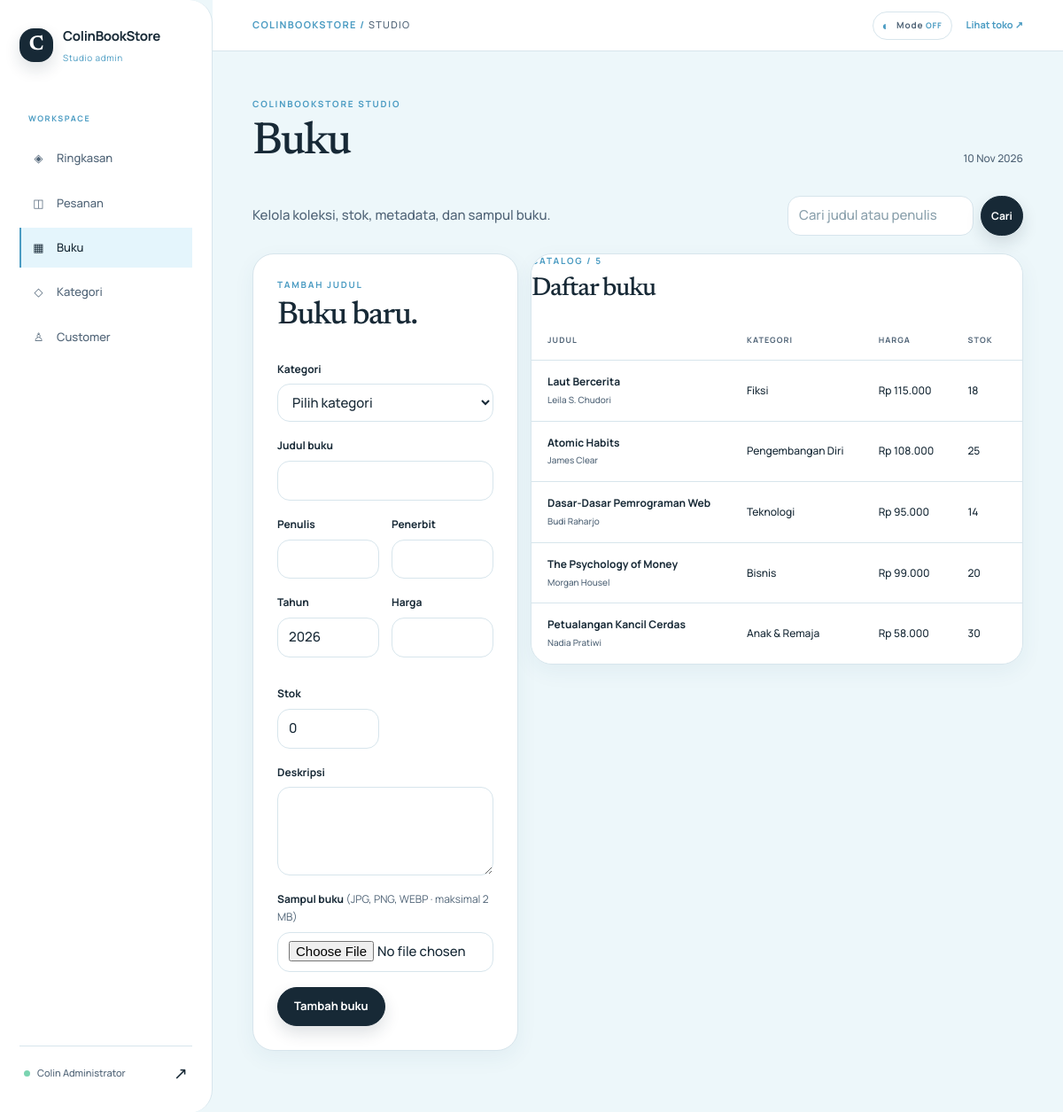
/admin/buku.php (signed in), run on the app's committed database.
### tables this page shows
CREATE TABLE buku (
  id_buku INT UNSIGNED AUTO_INCREMENT PRIMARY KEY,
  id_kategori INT UNSIGNED NOT NULL,
  judul_buku VARCHAR(200) NOT NULL,
  penulis VARCHAR(150) NOT NULL,
  penerbit VARCHAR(150) NOT NULL,
  tahun_terbit YEAR NOT NULL,
  harga DECIMAL(12,2) UNSIGNED NOT NULL,
  stok INT UNSIGNED NOT NULL DEFAULT 0,
  deskripsi TEXT NOT NULL,
  gambar VARCHAR(255) DEFAULT NULL,
  created_at TIMESTAMP NOT NULL DEFAULT CURRENT_TIMESTAMP,
  INDEX idx_book_category (id_kategori),
  INDEX idx_book_title (judul_buku),
  CONSTRAINT fk_book_category FOREIGN KEY (id_kategori) REFERENCES kategori(id_kategori)
    ON UPDATE CASCADE ON DELETE RESTRICT
);

CREATE TABLE kategori (
  id_kategori INT UNSIGNED AUTO_INCREMENT PRIMARY KEY,
  nama_kategori VARCHAR(100) NOT NULL UNIQUE
);

### includes/functions.php (called while the page is built, shortened)
<?php
function e(mixed $value): string
{
    return htmlspecialchars((string) $value, ENT_QUOTES, 'UTF-8');
}
function url(string $path = ''): string
{
    return BASE_URL . '/' . ltrim($path, '/');
}
function rupiah(float|int|string $amount): string
{
    return 'Rp ' . number_format((float) $amount, 0, ',', '.');
}

### admin/buku.php (the view, shortened to what this page needs)
<?php
require_once __DIR__ . '/../includes/functions.php';
$edit = null;
$query = trim((string) ($_GET['q'] ?? ''));
$statement = $pdo->prepare('SELECT b.*, k.nama_kategori FROM buku b JOIN kategori k ON k.id_kategori = b.id_kategori WHERE b.judul_buku LIKE ? OR b.penulis LIKE ? ORDER BY b.created_at DESC');
$statement->execute(['%' . $query . '%', '%' . $query . '%']);
$books = $statement->fetchAll();
$page_title = 'Buku';
$admin_page = 'books';
require __DIR__ . '/../includes/admin_header.php';
?>
<div class="admin-toolbar">
<p class="helper">Kelola koleksi, stok, metadata, dan sampul buku.</p>
<form method="get">
<input id="book-search" name="q" value="<?= e($query) ?>" placeholder="Cari judul atau penulis">
<button class="button button-dark button-small" type="submit">Cari</button>
</form>
</div>
<div class="admin-management-grid">
<section class="admin-card">
<span class="eyebrow">
<?= $edit ? 'EDIT JUDUL' : 'TAMBAH JUDUL' ?>
</span>
<h2>
<?= $edit ? 'Ubah buku.' : 'Buku baru.' ?>
</h2>
<form method="post" enctype="multipart/form-data" class="stack-form">
<div class="form-group">
<label for="id_kategori">Kategori</label>
<select id="id_kategori" name="id_kategori" required>
<option value="">Pilih kategori</option>
</select>
</div>
<div class="form-group">
<label for="judul_buku">Judul buku</label>
<input id="judul_buku" name="judul_buku" required value="<?= e($edit['judul_buku'] ?? '') ?>">
</div>
<div class="form-row">
<div class="form-group">
<label for="penulis">Penulis</label>
<input id="penulis" name="penulis" required value="<?= e($edit['penulis'] ?? '') ?>">
</div>
<div class="form-group">
<label for="penerbit">Penerbit</label>
<input id="penerbit" name="penerbit" required value="<?= e($edit['penerbit'] ?? '') ?>">
</div>
</div>
<div class="form-row">
<div class="form-group">
<label for="tahun_terbit">Tahun</label>
<input id="tahun_terbit" type="number" name="tahun_terbit" min="1000" max="<?= date('Y') + 1 ?>" required value="<?= e($edit['tahun_terbit'] ?? date('Y')) ?>">
</div>
<div class="form-group">
<label for="harga">Harga</label>
<input id="harga" type="number" name="harga" min="0" step="1000" required value="<?= e($edit['harga'] ?? '') ?>">
</div>
<div class="form-group">
<label for="stok">Stok</label>
<input id="stok" type="number" name="stok" min="0" required value="<?= e($edit['stok'] ?? 0) ?>">
</div>
</div>
<div class="form-group">
<label for="deskripsi">Deskripsi</label>
<textarea id="deskripsi" name="deskripsi" required>
<?= e($edit['deskripsi'] ?? '') ?>
</textarea>
</div>
<div class="form-group">
<label for="gambar">Sampul buku <span>(JPG, PNG, WEBP · maksimal 2 MB)</span>
</label>
<input id="gambar" type="file" name="gambar" accept="image/jpeg,image/png,image/webp">
</div>
<button class="button button-dark" type="submit">
<?= $edit ? 'Simpan perubahan' : 'Tambah buku' ?>
</button>
</form>
</section>
<section class="admin-card admin-table-wrap">
<div class="admin-card-head">
<div>
<span class="eyebrow">CATALOG / <?= count($books) ?>
</span>
<h2>Daftar buku</h2>
</div>
</div>
<table class="data-table">
<thead>
<tr>
<th>Judul</th>
<th>Kategori</th>
<th>Harga</th>
<th>Stok</th>
<th>Aksi</th>
</tr>
</thead>
<tbody>
<?php foreach ($books as $book): ?>
<tr>
<td>
<strong>
<?= e($book['judul_buku']) ?>
</strong>
<br>
<small>
<?= e($book['penulis']) ?>
</small>
</td>
<td>
<?= e($book['nama_kategori']) ?>
</td>
<td>
<?= rupiah($book['harga']) ?>
</td>
<td>
<?= (int) $book['stok'] ?>
</td>
<td>
</td>
</tr>
<?php endforeach; ?>
</tbody>
</table>
</section>
</div>
<?php require __DIR__ . '/../includes/admin_footer.php'; ?>

### includes/admin_header.php (shortened to what this page needs)
<?php
require_once __DIR__ . '/functions.php';
$page_title = $page_title ?? 'Admin';
$admin_page = $admin_page ?? '';
?>
<!doctype html>
<html lang="id">
<head>
  <link rel="stylesheet" href="<?= url('assets/css/style.css?v=20261109-theme-3') ?>">
</head>
<body class="admin-body">
  <div class="admin-shell">
    <aside class="admin-rail">
      <a class="brand brand-admin" href="<?= url('admin/dashboard.php') ?>">
        <span class="brand-monogram">C</span>
        <span>
<b>ColinBookStore</b>
<small>Studio admin</small>
</span>
      </a>
      <p class="admin-kicker">WORKSPACE</p>
      <nav class="admin-nav" aria-label="Navigasi admin">
        <a class="<?= $admin_page === 'dashboard' ? 'is-active' : '' ?>" href="<?= url('admin/dashboard.php') ?>">
<span>◈</span>Ringkasan</a>
        <a class="<?= $admin_page === 'orders' ? 'is-active' : '' ?>" href="<?= url('admin/order.php') ?>">
<span>◫</span>Pesanan</a>
        <a class="<?= $admin_page === 'books' ? 'is-active' : '' ?>" href="<?= url('admin/buku.php') ?>">
<span>▦</span>Buku</a>
        <a class="<?= $admin_page === 'categories' ? 'is-active' : '' ?>" href="<?= url('admin/kategori.php') ?>">
<span>◇</span>Kategori</a>
        <a class="<?= $admin_page === 'users' ? 'is-active' : '' ?>" href="<?= url('admin/user.php') ?>">
<span>♙</span>Customer</a>
      </nav>
      <div class="admin-rail-foot">
        <span class="admin-user-dot" aria-hidden="true">
</span>
        <span>
<?= e($_SESSION['admin_nama'] ?? 'Administrator') ?>
</span>
        <a href="<?= url('admin/logout.php') ?>" aria-label="Keluar dari panel admin">↗</a>
      </div>
    </aside>
    <main class="admin-main">
      <header class="admin-topbar">
        <div>
<span class="admin-mobile-brand">COLINBOOKSTORE / </span>STUDIO</div>
        <div class="admin-topbar-actions">
          <button class="admin-theme-toggle" type="button" data-dark-mode-toggle aria-pressed="false" aria-label="Aktifkan atau matikan mode gelap admin">
            <span aria-hidden="true">◐</span>
            <span class="admin-theme-copy">Mode <b data-dark-mode-label>OFF</b></span>
          </button>
          <a href="<?= url('index.php') ?>" target="_blank" rel="noopener">Lihat toko ↗</a>
        </div>
      </header>
      <div class="admin-content">
        <div class="admin-heading">
          <div>
<span class="eyebrow">ColinBookStore Studio</span>
<h1>
<?= e($page_title) ?>
</h1>
</div>
          <span class="admin-date">
<?= date('d M Y') ?>
</span>
        </div>

### includes/admin_footer.php (shortened to what this page needs)
      </div>
    </main>
  </div>
</body>
</html>

### data on the page
buku: judul_buku "Laut Bercerita", penulis "Leila S. Chudori", id_kategori.nama_kategori "Fiksi", harga "Rp 115.000", stok "18"
buku: judul_buku "Atomic Habits", penulis "James Clear", id_kategori.nama_kategori "Pengembangan Diri", harga "Rp 108.000", stok "25"
buku: judul_buku "Dasar-Dasar Pemrograman Web", penulis "Budi Raharjo", id_kategori.nama_kategori "Teknologi", harga "Rp 95.000", stok "14"
buku: judul_buku "The Psychology of Money", penulis "Morgan Housel", id_kategori.nama_kategori "Bisnis", harga "Rp 99.000", stok "20"
buku: judul_buku "Petualangan Kancil Cerdas", penulis "Nadia Pratiwi", id_kategori.nama_kategori "Anak & Remaja", harga "Rp 58.000", stok "30"

### other printed values
$_SESSION['admin_nama'] "Colin Administrator"
$page_title "Buku"
count($books) "5"
